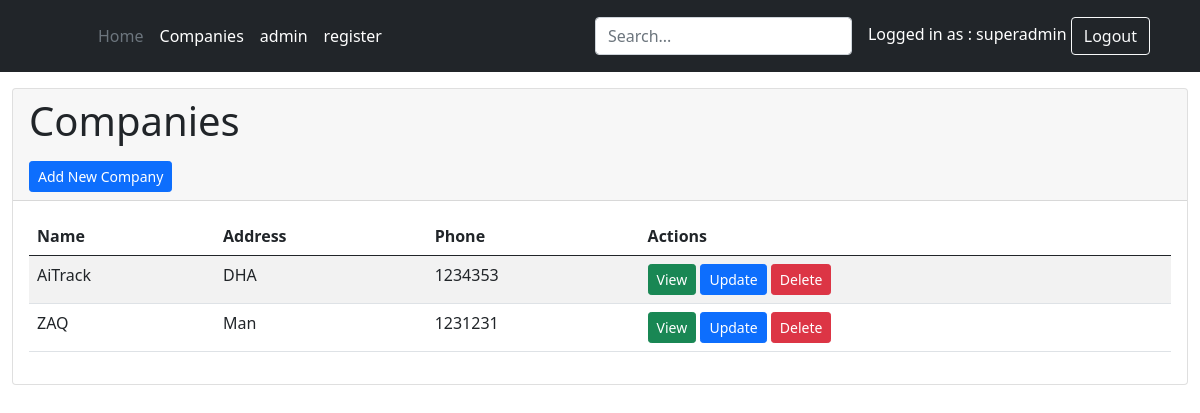
The page /companies/ (signed in) on the database its author committed.
### accounts/models.py (models this page shows)
class UserProfile(AbstractUser):
    is_manager  = models.BooleanField(default=False)
    is_admin    = models.BooleanField(default=False)
    is_installer = models.BooleanField(default=False)
    is_agent = models.BooleanField(default=False)
    company = models.ForeignKey(Company, on_delete=models.CASCADE, null=True, related_name='owned_companies')

### companies/models.py (models this page shows, shortened)
class Company(models.Model):
    name = models.CharField(max_length=255)
    address = models.CharField(max_length=255)
    phone = models.CharField(max_length=20)
    owner = models.ForeignKey(settings.AUTH_USER_MODEL, on_delete=models.CASCADE, related_name='owned_companies')

### companies/views.py (the view)
# urls.py: path('', views.company_list, name='company_list'),
@login_required
def company_list(request):
    companies = Company.objects.filter(owner=request.user)
    return render(request, 'companies/company_list.html', {'companies': companies})

### companies/templates/companies/company_list.html
{% extends 'base.html' %}
{% block content %}
<div class="container-fluid mt-3">
  <div class="card">
    <div class="card-header">
  <h1 class="mb-3">Companies</h1>
  <a href="{% url 'home:company_create' %}" class="btn btn-primary btn-sm float-right">Add New Company</a>
  </div>
    <div class="card-body">
      {% if companies %}
  <table class="table table-hover table-striped">
    <thead>
      <tr>
        <th>Name</th>
        <th>Address</th>
        <th>Phone</th>
        <th>Actions</th>
      </tr>
    </thead>
    <tbody>
      {% for company in companies %}
        <tr>
          <td>{{ company.name }}</td>
          <td>{{ company.address }}</td>
          <td>{{ company.phone }}</td>
          <td>
            <a href="{% url 'home:company_detail' company.pk %}" class="btn btn-success btn-sm">View</a>
            <a href="{% url 'home:company_update' company.pk %}" class="btn btn-primary btn-sm">Update</a>
            <a href="{% url 'home:company_delete' company.pk %}" class="btn btn-danger btn-sm">Delete</a>
          </td>
        </tr>
      {% empty %}
        <tr>
          <td colspan="4">No companies found.</td>
        </tr>
      {% endfor %}
    </tbody>
  </table>
   {% else %}
        <p>No vehicles found.</p>
        {% endif %}
      </div>
    </div>
</div>
{% endblock %}

### templates/header.html (shortened to what this page needs)
<header class="p-3 bg-dark text-white">
    <div class="container">
      <div class="d-flex flex-wrap align-items-center justify-content-center justify-content-lg-start">
        <a href="/" class="d-flex align-items-center mb-2 mb-lg-0 text-white text-decoration-none">
          <svg class="bi me-2" width="40" height="32" role="img" aria-label="Bootstrap"><use xlink:href="#bootstrap"></use></svg>
        </a>
        <ul class="nav col-12 col-lg-auto me-lg-auto mb-2 justify-content-center mb-md-0">
          <li><a href="\" class="nav-link px-2 text-secondary">Home</a></li>
          {% if request.user.is_authenticated %}
              {% if request.user.is_superuser %}
          <li><a href="{% url 'home:company_list' %}" class="nav-link px-2 text-white">Companies</a></li>
          <li><a href="/admin/" class="nav-link px-2 text-white">admin</a></li>
          <li><a href="{% url 'accounts:register' %}" class="nav-link px-2 text-white">register</a></li>
          {% endif %}
          {% endif %}
        </ul>
        <form class="col-12 col-lg-auto mb-3 mb-lg-0 me-lg-3">
          <input type="search" class="form-control form-control-dark" placeholder="Search..." aria-label="Search">
        </form>
        {% if request.user.is_authenticated %}
        <div class="text-end">
        Logged in as : {{ request.user.username }}
        <a href="{% url 'accounts:logout' %}" class="btn btn-outline-light me-2">Logout</a>
        </div>
        {% else %}
        <div class="text-end">
          <a href="{% url 'accounts:login' %}" class="btn btn-outline-light me-2">Login</a>
        {% endif %}
      </div>
    </div>
  </header>

### rows shown on the page
UserProfile: user.username "superadmin"
Company: name "AiTrack", address "DHA", phone "1234353"
Company: name "ZAQ", address "Man", phone "1231231"
